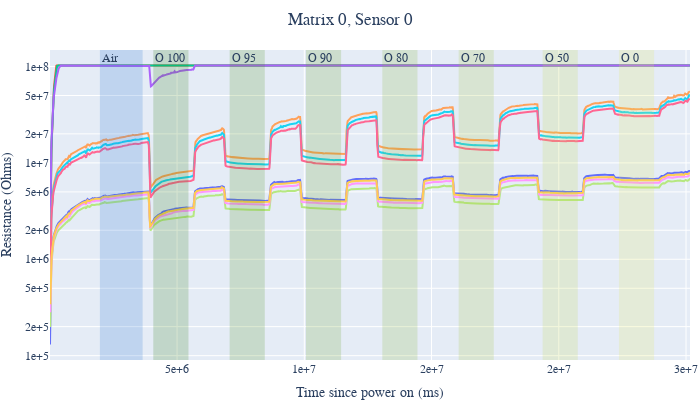

Notebook cell for this chart:
### Code cell
plot_data_arr(sensor_data, 0, 0, sensor_labels)

### Figure 1 — Plotly figure (JSON) as saved in the notebook; plotly's stock layout.template omitted (floating-point values rounded to 4 significant figures; data arrays with more than 128 entries replaced by an {"elided": "..."} marker saying what was removed)
{"data": [{"mode": "lines", "name": "H.S. 0", "showlegend": false, "type": "scatter", "x": {"elided": "2318 int values"}, "y": {"elided": "2318 float values"}}, {"mode": "lines", "name": "H.S. 1", "showlegend": false, "type": "scatter", "x": {"elided": "2318 int values"}, "y": {"elided": "2318 float values"}}, {"mode": "lines", "name": "H.S. 2", "showlegend": false, "type": "scatter", "x": {"elided": "2318 int values"}, "y": {"elided": "2318 float values"}}, {"mode": "lines", "name": "H.S. 3", "showlegend": false, "type": "scatter", "x": {"elided": "2317 int values"}, "y": {"elided": "2317 float values"}}, {"mode": "lines", "name": "H.S. 4", "showlegend": false, "type": "scatter", "x": {"elided": "2317 int values"}, "y": {"elided": "2317 float values"}}, {"mode": "lines", "name": "H.S. 5", "showlegend": false, "type": "scatter", "x": {"elided": "2317 int values"}, "y": {"elided": "2317 float values"}}, {"mode": "lines", "name": "H.S. 6", "showlegend": false, "type": "scatter", "x": {"elided": "2317 int values"}, "y": {"elided": "2317 float values"}}, {"mode": "lines", "name": "H.S. 7", "showlegend": false, "type": "scatter", "x": {"elided": "2317 int values"}, "y": {"elided": "2317 float values"}}, {"mode": "lines", "name": "H.S. 8", "showlegend": false, "type": "scatter", "x": {"elided": "2317 int values"}, "y": {"elided": "2317 float values"}}, {"mode": "lines", "name": "H.S. 9", "showlegend": false, "type": "scatter", "x": {"elided": "2317 int values"}, "y": {"elided": "2317 float values"}}], "layout": {"annotations": [{"showarrow": false, "text": "Air", "x": 1967387, "xanchor": "left", "xref": "x", "y": 1, "yanchor": "top", "yref": "y domain"}, {"showarrow": false, "text": "O 100", "x": 4067091, "xanchor": "left", "xref": "x", "y": 1, "yanchor": "top", "yref": "y domain"}, {"showarrow": false, "text": "O 95", "x": 7066727, "xanchor": "left", "xref": "x", "y": 1, "yanchor": "top", "yref": "y domain"}, {"showarrow": false, "text": "O 90", "x": 10066174, "xanchor": "left", "xref": "x", "y": 1, "yanchor": "top", "yref": "y domain"}, {"showarrow": false, "text": "O 80", "x": 13065956, "xanchor": "left", "xref": "x", "y": 1, "yanchor": "top", "yref": "y domain"}, {"showarrow": false, "text": "O 70", "x": 16065474, "xanchor": "left", "xref": "x", "y": 1, "yanchor": "top", "yref": "y domain"}, {"showarrow": false, "text": "O 50", "x": 19365209, "xanchor": "left", "xref": "x", "y": 1, "yanchor": "top", "yref": "y domain"}, {"showarrow": false, "text": "O 0", "x": 22364702, "xanchor": "left", "xref": "x", "y": 1, "yanchor": "top", "yref": "y domain"}], "font": {"family": "Times New Roman"}, "height": 400, "margin": {"b": 0, "l": 0, "r": 10, "t": 50}, "shapes": [{"fillcolor": "#2c73d2", "line": {"width": 0}, "opacity": 0.2, "type": "rect", "x0": 1967387, "x1": 3647055, "xref": "x", "y0": 0, "y1": 1, "yref": "y domain"}, {"fillcolor": "#327d17", "line": {"width": 0}, "opacity": 0.2, "type": "rect", "x0": 4067091, "x1": 5447860, "xref": "x", "y0": 0, "y1": 1, "yref": "y domain"}, {"fillcolor": "#508f21", "line": {"width": 0}, "opacity": 0.2, "type": "rect", "x0": 7066727, "x1": 8446732, "xref": "x", "y0": 0, "y1": 1, "yref": "y domain"}, {"fillcolor": "#6ca02c", "line": {"width": 0}, "opacity": 0.2, "type": "rect", "x0": 10066174, "x1": 11446378, "xref": "x", "y0": 0, "y1": 1, "yref": "y domain"}, {"fillcolor": "#88b237", "line": {"width": 0}, "opacity": 0.2, "type": "rect", "x0": 13065956, "x1": 14446017, "xref": "x", "y0": 0, "y1": 1, "yref": "y domain"}, {"fillcolor": "#a4c444", "line": {"width": 0}, "opacity": 0.2, "type": "rect", "x0": 16065474, "x1": 17445253, "xref": "x", "y0": 0, "y1": 1, "yref": "y domain"}, {"fillcolor": "#c2d551", "line": {"width": 0}, "opacity": 0.2, "type": "rect", "x0": 19365209, "x1": 20744825, "xref": "x", "y0": 0, "y1": 1, "yref": "y domain"}, {"fillcolor": "#e0e75f", "line": {"width": 0}, "opacity": 0.2, "type": "rect", "x0": 22364702, "x1": 23744532, "xref": "x", "y0": 0, "y1": 1, "yref": "y domain"}], "title": {"font": {"family": "Times New Roman"}, "pad": {"b": 0, "l": 0, "r": 0, "t": 0}, "text": "Matrix 0, Sensor 0", "x": 0.5}, "width": 700, "xaxis": {"tickformat": ".0e", "title": {"text": "Time since power on (ms)"}}, "yaxis": {"tickformat": ".0e", "title": {"text": "Resistance (Ohms)"}, "type": "log"}}}
